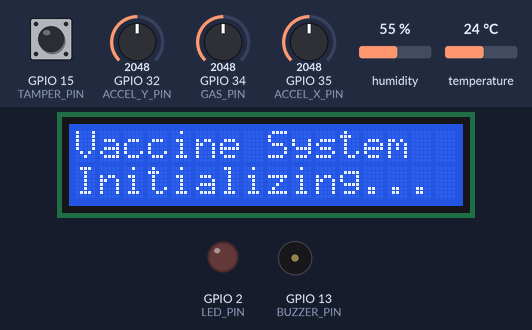
Simulated run of this sketch. Board: ESP32. Parts: 16×2 character LCD, output pins drawn as LEDs (lit = HIGH), buzzer (waves = sounding, pin HIGH). Inputs (shaded band) come from the test bench; at power-on: GPIO 34 (GAS_PIN) = 2048, humidity 55 %, GPIO 32 (ACCEL_Y_PIN) = 2048, GPIO 15 (TAMPER_PIN) HIGH, GPIO 35 (ACCEL_X_PIN) = 2048, temperature 24 °C. WiFi joins after 1.5 s; servers stay silent unless stated; web services answer with replies made up by the test bench; what the sketch prints to the serial monitor is not drawn.

Above: at 0.7 s.
At 3.3 s:
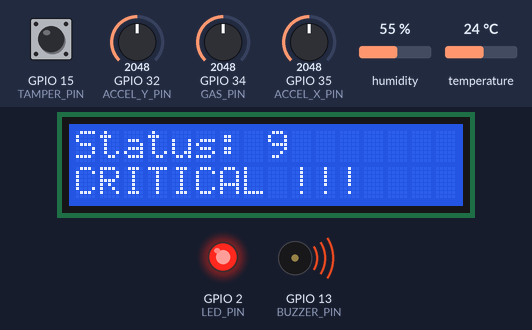
3.4 s: GPIO 34 (GAS_PIN) set to 443
7.7 s: GPIO 34 (GAS_PIN) set to 374
At 8.8 s:
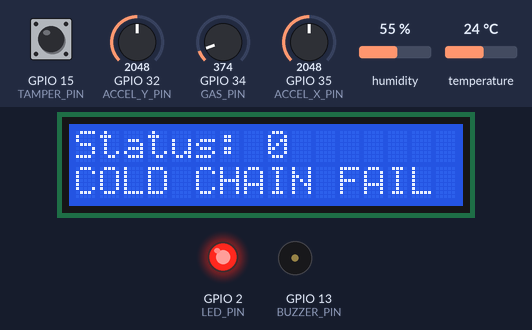
13.6 s: humidity set to 79 %
17.7 s: humidity set to 82 %
At 19.2 s:
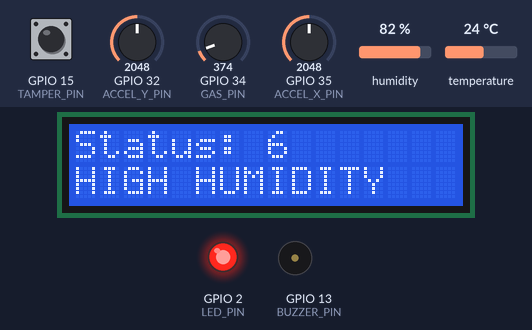
23.6 s: GPIO 32 (ACCEL_Y_PIN) set to 2717
27.9 s: GPIO 32 (ACCEL_Y_PIN) set to 2795
At 29.3 s:
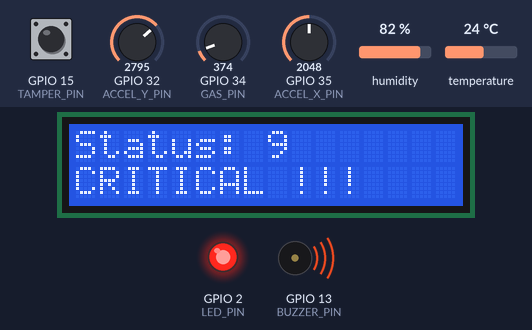
Timing chart, 0 to 30.9 s (numbered marks = the images above; inputs shaded):
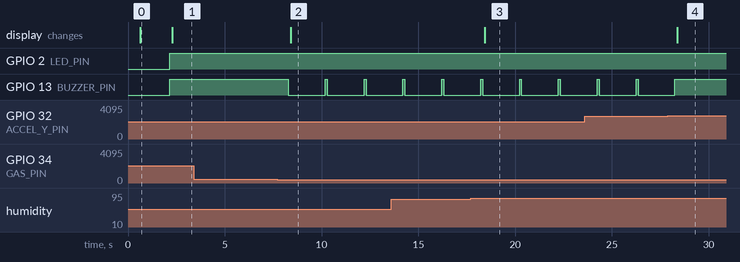

Measured:
- the behaviour switches between 401 and 400 on GPIO 34 (GAS_PIN) (found by bisection; images 1 and 2)
- the behaviour switches between 80 and 81 % on humidity (found by bisection; images 2 and 3)
- the behaviour switches between 2764 and 2765 on GPIO 32 (ACCEL_Y_PIN) (found by bisection; images 3 and 4)
- after the input at 3.4 s, every drawn part: stays the same
- after the input at 7.7 s, GPIO 13 (BUZZER_PIN): alternates HIGH for 0.10 s and LOW for 1.9 s, starting after 0.58 s; the display: changes after 0.70 s (image 2)
- after the input at 17.7 s, the display: changes after 0.74 s (image 3)
- after the input at 27.9 s, GPIO 13 (BUZZER_PIN): goes on until 28.3 s, then stays HIGH; the display: changes after 0.48 s (image 4)
- what the display in image 0 shows lasts 1.7 s, from 0.6 s to 2.3 s

The sketch:

sketch.ino
```cpp
/*
 * ═══════════════════════════════════════════════════════════════
 *  🚑 UPGRADED SMART VACCINE DELIVERY SYSTEM
 *  ESP32 Firmware — Multi-Sensor Monitoring + Cloud Analytics
 * ═══════════════════════════════════════════════════════════════
 *
 *  Sensors:
 *    - DHT22        → Temperature + Humidity  (GPIO 4)
 *    - MPU6050 sim  → Acceleration X/Y        (GPIO 35, 32 — pots)
 *    - MQ-135 sim   → Gas / Odor level        (GPIO 34 — pot)
 *    - Tamper SW    → Box-open detection       (GPIO 15)
 *
 *  Actuators:
 *    - Buzzer       → Audible alarm            (GPIO 13)
 *    - Red LED      → Visual alert             (GPIO 2)
 *
 *  Cloud: ThingSpeak (HTTP GET)
 *
 *  Status Codes:
 *    0 = Cold-chain failure (temp out of range)
 *    1 = Normal / OK
 *    2 = Tamper (box opened)
 *    3 = Shock / Drop detected
 *    4 = Unsafe driving (overspeed)
 *    5 = Gas leakage / spoilage
 *    6 = High humidity / condensation
 *    9 = CRITICAL (damage score ≥ 5)
 * ═══════════════════════════════════════════════════════════════
 */

#include <WiFi.h>
#include <HTTPClient.h>
#include "DHT.h"
#include <LiquidCrystal_I2C.h>

// ─── For real hardware, uncomment these: ───
// #include <Wire.h>
// #include <MPU6050.h>
// MPU6050 mpu;

// ═══════════════════ PIN DEFINITIONS ═══════════════════
#define DHT_PIN 4
#define DHT_TYPE DHT22
#define GAS_PIN 34     // MQ-135 analog (pot in Wokwi)
#define ACCEL_X_PIN 35 // MPU6050 accel-X sim (pot)
#define ACCEL_Y_PIN 32 // MPU6050 accel-Y sim (pot)
#define TAMPER_PIN 15  // Push-button (tamper switch)
#define BUZZER_PIN 13
#define LED_PIN 2

// ═══════════════════ THRESHOLDS ═══════════════════
#define TEMP_MIN 2.0       // °C — vaccine safe range low
#define TEMP_MAX 8.0       // °C — vaccine safe range high
#define ACCEL_SHOCK 20000  // raw magnitude for shock/drop
#define ACCEL_SPEED 30000  // raw magnitude for unsafe driving
#define GAS_THRESHOLD 400  // analog value for leakage
#define HUM_THRESHOLD 80.0 // %RH for condensation risk
#define DAMAGE_CRITICAL 5  // damage score → CRITICAL

// ═══════════════════ WIFI + CLOUD ═══════════════════
const char *ssid = "Wokwi-GUEST";
const char *password = "";

// *** REPLACE WITH YOUR THINGSPEAK API KEY ***
String apiKey = "DLPAJTEOO4ZAEYGR";
String server = "http://api.thingspeak.com/update";

// ═══════════════════ GLOBALS ═══════════════════
DHT dht(DHT_PIN, DHT_TYPE);
LiquidCrystal_I2C lcd(0x27, 16, 2);

float temperature = 0.0;
float humidity = 0.0;
int gasValue = 0;
float accelMag = 0.0;  // acceleration magnitude
float gyroSpeed = 0.0; // simulated gyro speed
int status_code = 1;   // default = OK
int damageScore = 0;
bool tampered = false;

unsigned long lastUpload = 0;
const unsigned long uploadInterval = 15000; // 15 s (ThingSpeak free-tier limit)

unsigned long lastRead = 0;
const unsigned long readInterval = 2000; // 2 s sensor poll

// ═══════════════════ SETUP ═══════════════════
void setup()
{
  Serial.begin(115200);
  delay(500);

  Serial.println();
  Serial.println("═══════════════════════════════════════════════");
  Serial.println("  🚑 Smart Vaccine Delivery System v2.0");
  Serial.println("═══════════════════════════════════════════════");

  // --- Pin modes ---
  pinMode(LED_PIN, OUTPUT);
  pinMode(BUZZER_PIN, OUTPUT);
  pinMode(TAMPER_PIN, INPUT_PULLUP); // button = LOW when pressed
  pinMode(GAS_PIN, INPUT);
  pinMode(ACCEL_X_PIN, INPUT);
  pinMode(ACCEL_Y_PIN, INPUT);

  // --- LCD initialization ---
  lcd.init();
  lcd.backlight();
  lcd.setCursor(0, 0);
  lcd.print("Vaccine System");
  lcd.setCursor(0, 1);
  lcd.print("Initializing...");

  // --- DHT22 ---
  dht.begin();
  Serial.println("[OK] DHT22 initialized on GPIO 4");

  // --- For real MPU6050 hardware ---
  // Wire.begin(21, 22);
  // mpu.initialize();
  // if (mpu.testConnection()) Serial.println("[OK] MPU6050 connected");
  Serial.println("[OK] MPU6050 simulated via potentiometers (GPIO 35, 32)");

  Serial.println("[OK] MQ-135 simulated via potentiometer (GPIO 34)");
  Serial.println("[OK] Tamper switch on GPIO 15");

  // --- WiFi ---
  Serial.print("[..] Connecting to WiFi");
  WiFi.begin(ssid, password);
  int retries = 0;
  while (WiFi.status() != WL_CONNECTED && retries < 30)
  {
    delay(500);
    Serial.print(".");
    retries++;
  }

  if (WiFi.status() == WL_CONNECTED)
  {
    Serial.println("\n[OK] WiFi connected — IP: " + WiFi.localIP().toString());
  }
  else
  {
    Serial.println("\n[!!] WiFi failed — running in offline mode");
  }

  // --- Initial LED/buzzer off ---
  digitalWrite(LED_PIN, LOW);
  digitalWrite(BUZZER_PIN, LOW);

  Serial.println("═══════════════════════════════════════════════");
  Serial.println("  System ready. Monitoring started.");
  Serial.println("═══════════════════════════════════════════════");
  Serial.println();
}

// ═══════════════════ MAIN LOOP ═══════════════════
void loop()
{
  unsigned long now = millis();

  // --- Read sensors every 2 s ---
  if (now - lastRead >= readInterval)
  {
    lastRead = now;
    readSensors();
    evaluateStatus();
    handleAlerts();
    printDashboard();
    updateLCD();
  }

  // --- Upload to cloud every 15 s ---
  if (now - lastUpload >= uploadInterval)
  {
    lastUpload = now;
    uploadToCloud();
  }

  delay(10); // Yield to simulator/FreeRTOS — CRITICAL for DHT22 timing
}

// ═══════════════════ SENSOR READING ═══════════════════
void readSensors()
{
  // --- DHT22: Temperature + Humidity ---
  float t = dht.readTemperature();
  float h = dht.readHumidity();

  if (!isnan(t))
  {
    temperature = t;
  }
  if (!isnan(h))
  {
    humidity = h;
  }

  // --- MQ-135 Gas Sensor (potentiometer in Wokwi) ---
  gasValue = analogRead(GAS_PIN);

  // --- MPU6050 Simulation (potentiometers in Wokwi) ---
  // Real hardware: mpu.getMotion6(&ax, &ay, &az, &gx, &gy, &gz);
  int rawX = analogRead(ACCEL_X_PIN); // 0-4095
  int rawY = analogRead(ACCEL_Y_PIN); // 0-4095

  // Map pot values (0-4095) to simulated accelerometer range (-32768 to +32767)
  float ax = map(rawX, 0, 4095, -32768, 32767);
  float ay = map(rawY, 0, 4095, -32768, 32767);
  float az = 16384; // ~1g baseline (sitting still)

  accelMag = sqrt(ax * ax + ay * ay + az * az);

  // Simulated gyro speed (derived from acceleration deviation)
  gyroSpeed = abs(ax) + abs(ay);

  // --- Tamper Switch ---
  tampered = (digitalRead(TAMPER_PIN) == LOW);
}

// ═══════════════════ STATUS EVALUATION ═══════════════════
void evaluateStatus()
{
  damageScore = 0;
  status_code = 1; // default: OK

  // --- Temperature check ---
  if (temperature > TEMP_MAX || temperature < TEMP_MIN)
  {
    status_code = 0; // cold-chain failure
    damageScore += 3;
  }

  // --- Tamper check ---
  if (tampered)
  {
    status_code = 2;
    damageScore += 2;
  }

  // --- Shock / drop detection ---
  if (accelMag > ACCEL_SHOCK)
  {
    status_code = 3;
    damageScore += 2;
  }

  // --- Unsafe driving / overspeed ---
  if (gyroSpeed > ACCEL_SPEED)
  {
    status_code = 4;
    damageScore += 1;
  }

  // --- Gas leakage ---
  if (gasValue > GAS_THRESHOLD)
  {
    status_code = 5;
    damageScore += 3;
  }

  // --- High humidity ---
  if (humidity > HUM_THRESHOLD)
  {
    status_code = 6;
    damageScore += 1;
  }

  // --- CRITICAL override ---
  if (damageScore >= DAMAGE_CRITICAL)
  {
    status_code = 9; // CRITICAL
  }
}

// ═══════════════════ ALERT HANDLING ═══════════════════
void handleAlerts()
{
  if (status_code == 1)
  {
    // All good
    digitalWrite(LED_PIN, LOW);
    digitalWrite(BUZZER_PIN, LOW);
  }
  else if (status_code == 9)
  {
    // CRITICAL — fast blink + continuous buzzer
    digitalWrite(LED_PIN, HIGH);
    digitalWrite(BUZZER_PIN, HIGH);
  }
  else
  {
    // Warning — LED on, short buzzer pulse
    digitalWrite(LED_PIN, HIGH);
    digitalWrite(BUZZER_PIN, HIGH);
    delay(100);
    digitalWrite(BUZZER_PIN, LOW);
  }
}

// ═══════════════════ SERIAL DASHBOARD ═══════════════════
void printDashboard()
{
  Serial.println("┌─────────────────────────────────────────────┐");
  Serial.println("│       🚑 VACCINE DELIVERY MONITOR           │");
  Serial.println("├─────────────────────────────────────────────┤");
  Serial.printf("│  🌡️  Temperature:  %6.1f °C   [%s-%s]     │\n",
                temperature,
                temperature >= TEMP_MIN ? "✓" : "✗",
                temperature <= TEMP_MAX ? "✓" : "✗");
  Serial.printf("│  💧 Humidity:     %6.1f %%    [%s]          │\n",
                humidity,
                humidity <= HUM_THRESHOLD ? "OK" : "HIGH");
  Serial.printf("│  📊 Acceleration: %8.0f   [%s]          │\n",
                accelMag,
                accelMag <= ACCEL_SHOCK ? "OK" : "SHOCK");
  Serial.printf("│  🏎️  Gyro Speed:   %8.0f   [%s]          │\n",
                gyroSpeed,
                gyroSpeed <= ACCEL_SPEED ? "OK" : "FAST");
  Serial.printf("│  🌫️  Gas Level:    %6d     [%s]          │\n",
                gasValue,
                gasValue <= GAS_THRESHOLD ? "OK" : "LEAK");
  Serial.printf("│  🔒 Tamper:       %s                       │\n",
                tampered ? "OPEN ⚠️" : "SEALED");
  Serial.println("├─────────────────────────────────────────────┤");
  Serial.printf("│  ⚠️  Damage Score: %d / 10                  │\n", damageScore);
  Serial.printf("│  🚦 Status Code:  %d  →  %s │\n",
                status_code, getStatusLabel(status_code));
  Serial.println("└─────────────────────────────────────────────┘");
  Serial.println();

  // --- JSON output for dashboard parsing ---
  Serial.print("DATA:");
  Serial.print("{\"temp\":");
  Serial.print(temperature, 1);
  Serial.print(",\"hum\":");
  Serial.print(humidity, 1);
  Serial.print(",\"gas\":");
  Serial.print(gasValue);
  Serial.print(",\"accel\":");
  Serial.print(accelMag, 0);
  Serial.print(",\"gyro\":");
  Serial.print(gyroSpeed, 0);
  Serial.print(",\"tamper\":");
  Serial.print(tampered ? 1 : 0);
  Serial.print(",\"status\":");
  Serial.print(status_code);
  Serial.print(",\"damage\":");
  Serial.print(damageScore);
  Serial.println("}");
}

// ═══════════════════ STATUS LABELS ═══════════════════
const char *getStatusLabel(int code)
{
  switch (code)
  {
  case 0:
    return "❄️  COLD CHAIN FAILURE   ";
  case 1:
    return "✅ NORMAL / OK           ";
  case 2:
    return "🔓 TAMPER DETECTED       ";
  case 3:
    return "💥 SHOCK / DROP          ";
  case 4:
    return "🏎️  UNSAFE DRIVING       ";
  case 5:
    return "🌫️  GAS LEAKAGE          ";
  case 6:
    return "💧 HIGH HUMIDITY         ";
  case 9:
    return "🚨 CRITICAL !!!          ";
  default:
    return "❓ UNKNOWN               ";
  }
}

// ═══════════════════ LCD UPDATE ═══════════════════
void updateLCD()
{
  lcd.clear();
  lcd.setCursor(0, 0);
  lcd.print("Status: ");
  lcd.print(status_code);

  lcd.setCursor(0, 1);
  switch (status_code)
  {
  case 0:
    lcd.print("COLD CHAIN FAIL");
    break;
  case 1:
    lcd.print("NORMAL / OK");
    break;
  case 2:
    lcd.print("TAMPER DETECTED");
    break;
  case 3:
    lcd.print("SHOCK / DROP");
    break;
  case 4:
    lcd.print("UNSAFE DRIVING");
    break;
  case 5:
    lcd.print("GAS LEAKAGE");
    break;
  case 6:
    lcd.print("HIGH HUMIDITY");
    break;
  case 9:
    lcd.print("CRITICAL !!!");
    break;
  default:
    lcd.print("UNKNOWN");
    break;
  }
}

// ═══════════════════ CLOUD UPLOAD ═══════════════════
void uploadToCloud()
{
  if (WiFi.status() != WL_CONNECTED)
  {
    Serial.println("[!!] WiFi disconnected — skipping upload");
    return;
  }

  HTTPClient http;

  String url = server + "?api_key=" + apiKey +
               "&field1=" + String(temperature, 1) +
               "&field2=" + String(humidity, 1) +
               "&field3=" + String(status_code) +
               "&field4=" + String(accelMag, 0) +
               "&field5=" + String(gasValue) +
               "&field6=" + String(damageScore) +
               "&field7=" + String(gyroSpeed, 0) +
               "&field8=" + String(tampered ? 1 : 0);

  Serial.println("[>>] Uploading to ThingSpeak...");

  http.begin(url);
  int httpCode = http.GET();

  if (httpCode > 0)
  {
    Serial.printf("[OK] ThingSpeak response: %d — Entry: %s\n",
                  httpCode, http.getString().c_str());
  }
  else
  {
    Serial.printf("[!!] Upload failed: %s\n", http.errorToString(httpCode).c_str());
  }

  http.end();
}
```
